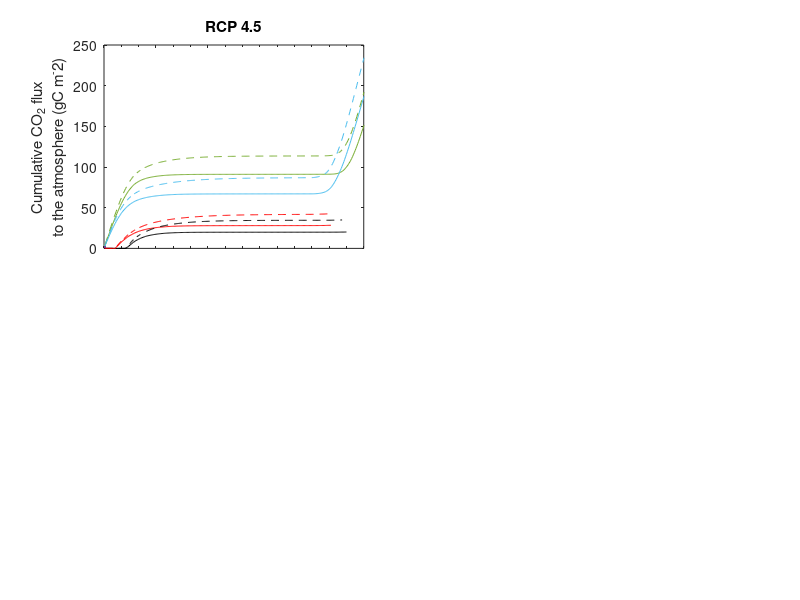

The MATLAB script that drew this image: (Note: this script raises an error after producing the figure.)
%% Subplot 1 
%Default Snowdown SR RCP 4.5
close all
clearvars
load("SR_45.mat")

SRi_J_2046sum = SRi_2046sum;
SRi_J_2096sum = SRi_2096sum;

figure('Position', [100, 100, 650, 450]);
subplot(2,2,1)

% this script finds the date when accumulation stops and stops the plotting
% there
ix=find(diff(SRi_J_2046sum)==0); % find rows where the difference between consectiuve vals =0
ix2=find(ix > 200); % cuts off rows pertaining to start of snow season
ix3=min(ix(ix2)); % this finds the rows pertaining to end of season (i.e. >200) and then gets the minimum row (ie earliest snow off)
p1 = plot([1:ix3], (SRi_J_2046sum(1:ix3,1)), 'black', LineWidth=2);
hold on
ix=find(diff(SRi_J_2096sum)==0); % find rows where the difference between consectiuve vals =0
ix2=find(ix > 200); % cuts off rows pertaining to start of snow season
ix3=min(ix(ix2)); % this finds the rows pertaining to end of season (i.e. >200) and then gets the minimum row (ie earliest snow off)
p2 = plot([1:ix3], (SRi_J_2096sum(1:ix3,1)), 'red', LineWidth=2);

%further plot options
set(gca, 'xtick' ,[0:20:304]);
hold on
xlim([0 300])

% Sturm snowdown SR RCP 4.5
load("SR_Sturm_45.mat")

SRi_S_2046sum = SRi_2046sum;
SRi_S_2096sum = SRi_2096sum;

hold on
ix=find(diff(SRi_S_2046sum)==0); % find rows where the difference between consectiuve vals =0
ix2=find(ix > 200); % cuts off rows pertaining to start of snow season
ix3=min(ix(ix2)); % this finds the rows pertaining to end of season (i.e. >200) and then gets the minimum row (ie earliest snow off)
p3 = plot([1:ix3], (SRi_S_2046sum(1:ix3,1)), 'k--', LineWidth=2);
hold on
ix=find(diff(SRi_S_2096sum)==0); % find rows where the difference between consectiuve vals =0
ix2=find(ix > 200); % cuts off rows pertaining to start of snow season
ix3=min(ix(ix2)); % this finds the rows pertaining to end of season (i.e. >200) and then gets the minimum row (ie earliest snow off)
p4 = plot([1:ix3], (SRi_S_2096sum(1:ix3,1)), 'r--', LineWidth=2);
hold on
xlim([0 300])
ylim([0 60])
ylabeltext = ({"Cumulative CO_2 flux", "to the atmosphere (gC m^-2)"});
ylabel(ylabeltext)
% ylabel('Cumulative Soil Respiration (gC/m^2/day)')
% xlabel('Days since 1^{st} Sep')
title('RCP 4.5')
% legend([p1 p2 p3 p4], {'CORDEX-Jordan 2016-2046', 'CORDEX-Jordan 2066-2096', 'CORDEX-Sturm 2016-2046', 'CORDEX-Sturm 2066-2096'}, "Location", "northwest", 'FontSize', 7);

clearvars -except p1 p2 p3 p4
load("SR_IR_45.mat")
p5 = plot(SRi_2046sum, 'Color', [0.4660    0.6740    0.1880]);
p6 = plot(SRi_2096sum, 'Color', [0.3010    0.7450    0.9330]);
ylim([0 250])

clearvars -except p1 p2 p3 p4 p5 p6
load("SR_IR_Sturm_45.mat")
p7 = plot(SRi_2046sum, 'Color', [0.4660    0.6740    0.1880], 'LineStyle', '--');
p8 = plot(SRi_2096sum, 'Color', [0.3010    0.7450    0.9330], 'LineStyle', '--');
xticklabels([])
legend([p1 p2 p3 p4 p5 p6 p7 p8], {'Snow-down CORDEX-Jordan 2016-2046', 'Snow-down CORDEX-Jordan 2066-2096', 'Snow-down CORDEX-Sturm 2016-2046', 'Snow-down CORDEX-Sturm 2066-2096', 'CORDEX-Jordan 2016-2046', 'CORDEX-Jordan 2066-2096', 'CORDEX-Sturm 2016-2046', 'CORDEX-Sturm 2066-2096'}, "Location", "northwest", 'FontSize', 7);

%% Subplot 2
% Default Snowdown SR RCP 8.5
clearvars
load("SR_85.mat")

SRi_J_2046sum = SRi_2046sum;
SRi_J_2096sum = SRi_2096sum;

subplot(2,2,2)

% this script finds the date when accumulation stops and stops the plotting
% there
ix=find(diff(SRi_J_2046sum)==0); % find rows where the difference between consectiuve vals =0
ix2=find(ix > 200); % cuts off rows pertaining to start of snow season
ix3=min(ix(ix2)); % this finds the rows pertaining to end of season (i.e. >200) and then gets the minimum row (ie earliest snow off)
p1 = plot([1:ix3], (SRi_J_2046sum(1:ix3,1)), 'black', LineWidth=2);
hold on
ix=find(diff(SRi_J_2096sum)==0); % find rows where the difference between consectiuve vals =0
ix2=find(ix > 200); % cuts off rows pertaining to start of snow season
ix3=min(ix(ix2)); % this finds the rows pertaining to end of season (i.e. >200) and then gets the minimum row (ie earliest snow off)
p2 = plot([1:ix3], (SRi_J_2096sum(1:ix3,1)), 'red', LineWidth=2);

%further plot options
set(gca, 'xtick' ,[0:20:304]);
hold on
xlim([0 300])

load("SR_Sturm_85.mat")

SRi_S_2046sum = SRi_2046sum;
SRi_S_2096sum = SRi_2096sum;

hold on
ix=find(diff(SRi_S_2046sum)==0); % find rows where the difference between consectiuve vals =0
ix2=find(ix > 200); % cuts off rows pertaining to start of snow season
ix3=min(ix(ix2)); % this finds the rows pertaining to end of season (i.e. >200) and then gets the minimum row (ie earliest snow off)
p3 = plot([1:ix3], (SRi_S_2046sum(1:ix3,1)), 'k--', LineWidth=2);
hold on
ix=find(diff(SRi_S_2096sum)==0); % find rows where the difference between consectiuve vals =0
ix2=find(ix > 200); % cuts off rows pertaining to start of snow season
ix3=min(ix(ix2)); % this finds the rows pertaining to end of season (i.e. >200) and then gets the minimum row (ie earliest snow off)
p4 = plot([1:ix3], (SRi_S_2096sum(1:ix3,1)), 'r--', LineWidth=2);
set(gca, 'xtick' ,[0:20:304]);
hold on
xlim([0 300])
ylim([0 60])
title('RCP 8.5')

clearvars
load("SR_IR_85.mat")
p5 = plot(SRi_2046sum, 'Color', [0.4660    0.6740    0.1880]);
p6 = plot(SRi_2096sum, 'Color', [0.3010    0.7450    0.9330]);
ylim([0 250])

clearvars
load("SR_IR_Sturm_85.mat")
p7 = plot(SRi_2046sum, 'Color', [0.4660    0.6740    0.1880], 'LineStyle', '--');
p8 = plot(SRi_2096sum, 'Color', [0.3010    0.7450    0.9330], 'LineStyle', '--');
xticklabels([])

%% Subplot 3
% Default Snowdown FCH4 RCP 4.5
clearvars
load("FCH4_45.mat")
FCH4i_J_2046sum = FCH4i_2046sum;
FCH4i_J_2096sum = FCH4i_2096sum;

load("FCH4_45.mat")
subplot(2,2,3)
ix=find(diff(FCH4i_J_2046sum)==0); % find rows where the difference between consectiuve vals =0
ix2=find(ix > 200); % cuts off rows pertaining to start of snow season
ix3=min(ix(ix2)); % this finds the rows pertaining to end of season (i.e. >200) and then gets the minimum row (ie earliest snow off)
p3 = plot([1:ix3], (FCH4i_J_2046sum(1:ix3,1)), 'k-', LineWidth=2);
hold on
ix=find(diff(FCH4i_J_2096sum)==0); % find rows where the difference between consectiuve vals =0
ix2=find(ix > 200); % cuts off rows pertaining to start of snow season
ix3=min(ix(ix2)); % this finds the rows pertaining to end of season (i.e. >200) and then gets the minimum row (ie earliest snow off)
p4 = plot([1:ix3], (FCH4i_J_2096sum(1:ix3,1)), 'r-', LineWidth=2);
set(gca, 'xtick' ,[0:20:304]);
hold on
xlim([0 300])

% Sturm Snowdown FCH4 RCP 4.5
load("FCH4_Sturm_45.mat")

FCH4i_S_2046sum = FCH4i_2046sum;
FCH4i_S_2096sum = FCH4i_2096sum;

hold on
ix=find(diff(FCH4i_S_2046sum)==0); % find rows where the difference between consectiuve vals =0
ix2=find(ix > 200); % cuts off rows pertaining to start of snow season
ix3=min(ix(ix2)); % this finds the rows pertaining to end of season (i.e. >200) and then gets the minimum row (ie earliest snow off)
p3 = plot([1:ix3], (FCH4i_S_2046sum(1:ix3,1)), 'k--', LineWidth=2);
hold on
ix=find(diff(FCH4i_S_2096sum)==0); % find rows where the difference between consectiuve vals =0
ix2=find(ix > 200); % cuts off rows pertaining to start of snow season
ix3=min(ix(ix2)); % this finds the rows pertaining to end of season (i.e. >200) and then gets the minimum row (ie earliest snow off)
p4 = plot([1:ix3], (FCH4i_S_2096sum(1:ix3,1)), 'r--', LineWidth=2);
set(gca, 'xtick' ,[0:20:304]);
hold on
xlim([0 300])
ylim([0 1.5])
ylabeltext = ({"Cumulative CH_4 flux", "to the atmosphere (gC m^-2)"});
ylabel(ylabeltext)
% ylabel('Cumulative Soil Respiration (gC/m^2/day)')
xlabel('Days since 1^{st} Sep')

clearvars
load("FCH4_IR_45.mat")
p5 = plot(FCH4i_2046sum, 'Color', [0.4660    0.6740    0.1880]);
p6 = plot(FCH4i_2096sum, 'Color', [0.3010    0.7450    0.9330]);

clearvars
load("FCH4_IR_STURM_45.mat")
p5 = plot(FCH4i_2046sum, 'Color', [0.4660    0.6740    0.1880], 'LineStyle', '--');
p6 = plot(FCH4i_2096sum, 'Color', [0.3010    0.7450    0.9330], 'LineStyle', '--');
ylim([0 15])

%% Subplot 4
% Default Snowdown FCH4 RCP 8.5
clearvars
load("FCH4_85.mat")

FCH4i_J_2046sum = FCH4i_2046sum;
FCH4i_J_2096sum = FCH4i_2096sum;

subplot(2,2,4)
ix=find(diff(FCH4i_J_2046sum)==0); % find rows where the difference between consectiuve vals =0
ix2=find(ix > 200); % cuts off rows pertaining to start of snow season
ix3=min(ix(ix2)); % this finds the rows pertaining to end of season (i.e. >200) and then gets the minimum row (ie earliest snow off)
p3 = plot([1:ix3], (FCH4i_J_2046sum(1:ix3,1)), 'k-', LineWidth=2);
hold on
ix=find(diff(FCH4i_J_2096sum)==0); % find rows where the difference between consectiuve vals =0
ix2=find(ix > 200); % cuts off rows pertaining to start of snow season
ix3=min(ix(ix2)); % this finds the rows pertaining to end of season (i.e. >200) and then gets the minimum row (ie earliest snow off)
p4 = plot([1:ix3], (FCH4i_J_2096sum(1:ix3,1)), 'r-', LineWidth=2);
set(gca, 'xtick' ,[0:20:304]);
hold on
xlim([0 300])

% Sturm Snowdown FCH4 RCP 8.5
load("FCH4_Sturm_85.mat")

FCH4i_S_2046sum = FCH4i_2046sum;
FCH4i_S_2096sum = FCH4i_2096sum;

hold on
ix=find(diff(FCH4i_S_2046sum)==0); % find rows where the difference between consectiuve vals =0
ix2=find(ix > 200); % cuts off rows pertaining to start of snow season
ix3=min(ix(ix2)); % this finds the rows pertaining to end of season (i.e. >200) and then gets the minimum row (ie earliest snow off)
p3 = plot([1:ix3], (FCH4i_S_2046sum(1:ix3,1)), 'k--', LineWidth=2);
hold on
ix=find(diff(FCH4i_S_2096sum)==0); % find rows where the difference between consectiuve vals =0
ix2=find(ix > 200); % cuts off rows pertaining to start of snow season
ix3=min(ix(ix2)); % this finds the rows pertaining to end of season (i.e. >200) and then gets the minimum row (ie earliest snow off)
p4 = plot([1:ix3], (FCH4i_S_2096sum(1:ix3,1)), 'r--', LineWidth=2);
set(gca, 'xtick' ,[0:20:304]);
hold on
xlim([0 300])
xlabel('Days since 1^{st} Sep')

clearvars
load("FCH4_IR_85.mat")
p5 = plot(FCH4i_2046sum, 'Color', [0.4660    0.6740    0.1880]);
p6 = plot(FCH4i_2096sum, 'Color', [0.3010    0.7450    0.9330]);

clearvars
load("FCH4_IR_STURM_85.mat")
p5 = plot(FCH4i_2046sum, 'Color', [0.4660    0.6740    0.1880], 'LineStyle', '--');
p6 = plot(FCH4i_2096sum, 'Color', [0.3010    0.7450    0.9330], 'LineStyle', '--');
ylim([0 15])

